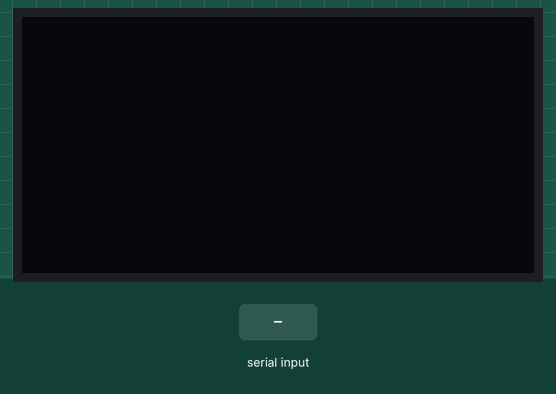
Recording of a sketch running on a simulated Arduino Uno, built with avr-gcc and run on an emulated ATmega328P. On the bench: 128×64 one-colour display. The inputs (shaded band) are chosen by the test bench. What the sketch prints to the serial monitor is not drawn.

Above: at 1.2 s.
1.3 s: "1\n" received over Serial
At 1.9 s:
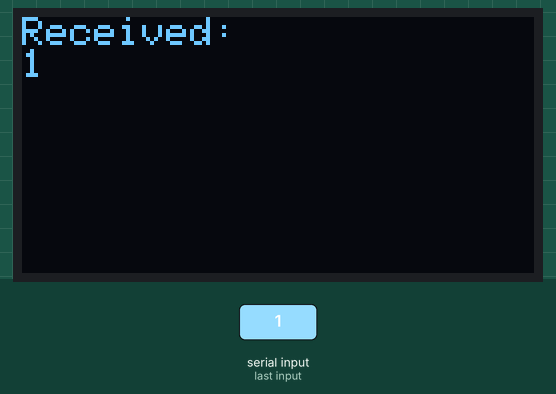
2.8 s: "0\n" received over Serial
At 4.0 s:
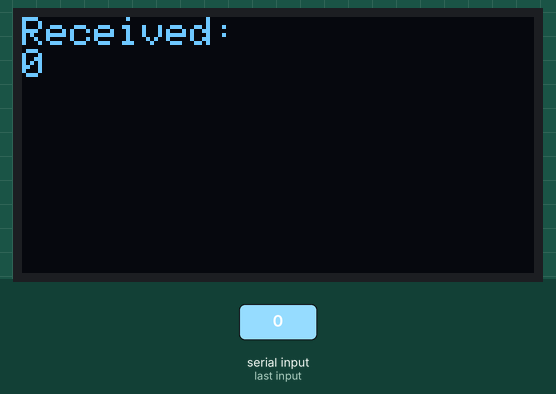
4.3 s: "2\n" received over Serial
Timing chart, 0 to 7.3 s (numbered marks = the images above; inputs shaded):
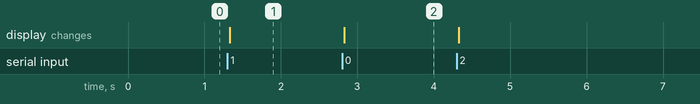

The sketch:

main.ino
```cpp
#include <Wire.h>
#include <Adafruit_GFX.h>
#include <Adafruit_SSD1306.h>

Adafruit_SSD1306 display(128, 64, &Wire, -1);
String message = "";

void setup() {
  Serial.begin(9600);
  display.begin(SSD1306_SWITCHCAPVCC, 0x3C);
  display.clearDisplay();
}

void loop() {
  if (Serial.available()) {
    message = Serial.readStringUntil('\n');
    display.clearDisplay();
    display.setTextSize(1);
    display.setTextColor(SSD1306_WHITE);
    display.setCursor(0, 0);
    display.println("Received:");
    display.println(message);
    display.display();

    Serial.println("Echo: " + message);
  }
}
```

Measured:
- after the input at 1.3 s, the display: changes at once (image 1)
- after the input at 2.8 s, the display: changes at once (image 2)
